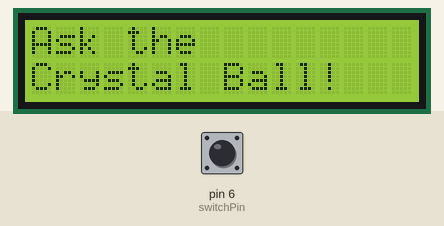
Simulated run of this sketch. Board: Arduino Uno, built with avr-gcc and run on an emulated ATmega328P. On the bench: 16×2 character LCD. The inputs (shaded band) are chosen by the test bench; at power-on: pin 6 (switchPin) LOW. Random numbers use the default seed unless the sketch sets one.

Above: at 1.2 s.
1.3 s: pin 6 (switchPin) pulled HIGH for 0.15 s
At 2.2 s:
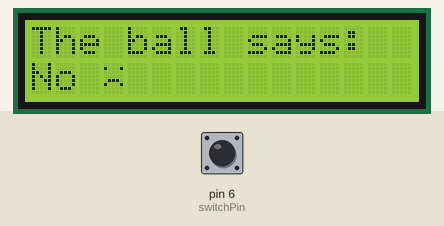
2.9 s: pin 6 (switchPin) pulled HIGH for 1 s
At 4.7 s:
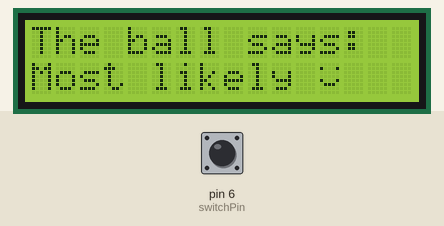
5.4 s: pin 6 (switchPin) pulsed HIGH 5 times (0.12 s each, 0.3 s apart)
At 7.3 s:
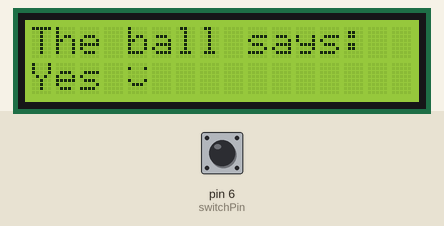
8.4 s: pin 6 (switchPin) pulled HIGH for 0.15 s
At 9.7 s:
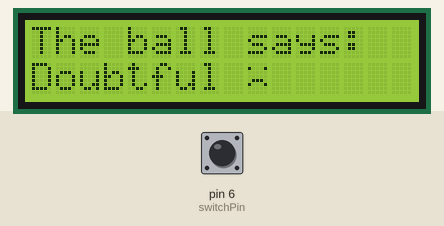
10.0 s: pin 6 (switchPin) pulled HIGH for 3.2 s
At 14.2 s:
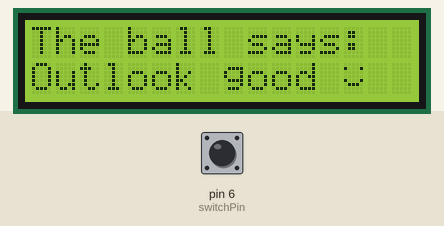
14.7 s: pin 6 (switchPin) pulled HIGH for 0.15 s
At 16.0 s:
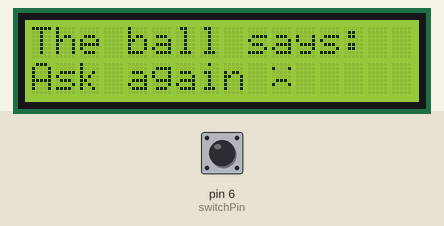
Timing chart, 0 to 17.3 s (numbered marks = the images above; inputs shaded):
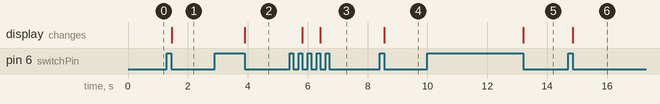

The sketch:

project-11.ino
```cpp
#include <LiquidCrystal.h>
LiquidCrystal lcd(12, 11, 5, 4, 3, 2);

const int switchPin = 6;
const int smileyChar = 0;
const int unsmileyChar = 1;
int switchState = 0;
int previousSwitchState = 0;
int reply;

byte smiley[8] = {
  B00000,
  B10001,
  B00000,
  B00000,
  B10001,
  B01110,
  B00000,
};

byte unsmiley[8] = {
  B00000,
  B10001,
  B00000,
  B00000,
  B01110,
  B10001,
  B00000,
};

void setup() {
  lcd.begin(16, 2);
  pinMode(switchPin, INPUT);
  lcd.createChar(smileyChar, smiley);
  lcd.createChar(unsmileyChar, unsmiley);
  lcd.setCursor(0, 0);
  lcd.print("Ask the");
  lcd.setCursor(0, 1);
  lcd.print("Crystal Ball!");
}

void loop() {
  switchState = digitalRead(switchPin);
  if (switchState != previousSwitchState) {
    if (switchState == LOW) {
      reply = random(8);
      lcd.clear();
      lcd.setCursor(0, 0);
      lcd.print("The ball says:");
      lcd.setCursor(0, 1);
      switch (reply) {
        case 0:
          lcd.print("Yes ");
	  lcd.write(byte(smileyChar));
          break;
        case 1:
          lcd.print("Most likely ");
	  lcd.write(byte(smileyChar));
          break;
        case 2:
          lcd.print("Certainly ");
	  lcd.write(byte(smileyChar));
          break;
        case 3:
          lcd.print("Outlook good ");
	  lcd.write(byte(smileyChar));
          break;
        case 4:
          lcd.print("Unsure ");
	  lcd.write(byte(unsmileyChar));
          break;
        case 5:
          lcd.print("Ask again ");
	  lcd.write(byte(unsmileyChar));
          break;
        case 6:
          lcd.print("Doubtful ");
	  lcd.write(byte(unsmileyChar));
          break;
        case 7:
          lcd.print("No ");
	  lcd.write(byte(unsmileyChar));
          break;
      }
    }
  }
  previousSwitchState = switchState;
}
```

Measured:
- after the input at 1.3 s, the display: changes after 0.15 s (image 1)
- after the input at 2.9 s, the display: changes after 1.0 s (image 2)
- after the input at 5.4 s, the display: first changes after 0.43 s (image 3 shows a later state)
- after the input at 8.4 s, the display: changes after 0.16 s (image 4)
- after the input at 10.0 s, the display: changes after 3.2 s (image 5)
- after the input at 14.7 s, the display: changes after 0.16 s (image 6)
